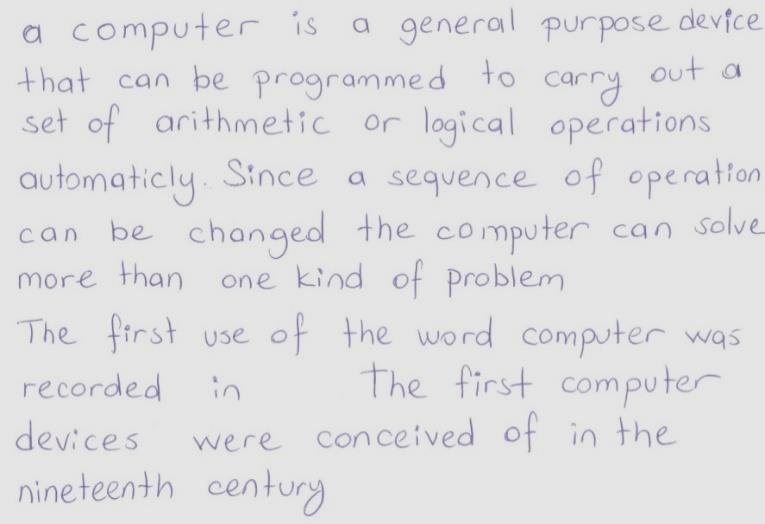
#> input picture Pictures/1.png, 765 x 524 px
$ python 'Image processing and OCR with pytesseract.py'
#> lines starting #> are read from the running program, lines starting #| are printed output that depends on the picture
import glob
from PIL import Image, ImageEnhance
import os
import pandas as pd
import pytesseract

def pre_process(image_path, binarization_shreshold):
#> called with image_path = 'Pictures/1.png', binarization_shreshold = 200
    image = Image.open(image_path)
#> image is the input picture: PIL image 765x524 RGB; mean R, G, B 224, 223.8, 225.2
    new_folder = image_path.strip('.'+image_path.split('.')[-1])
    os.makedirs(new_folder, exist_ok='True')

    enhancer = ImageEnhance.Brightness(image)
    image = enhancer.enhance(1.1)
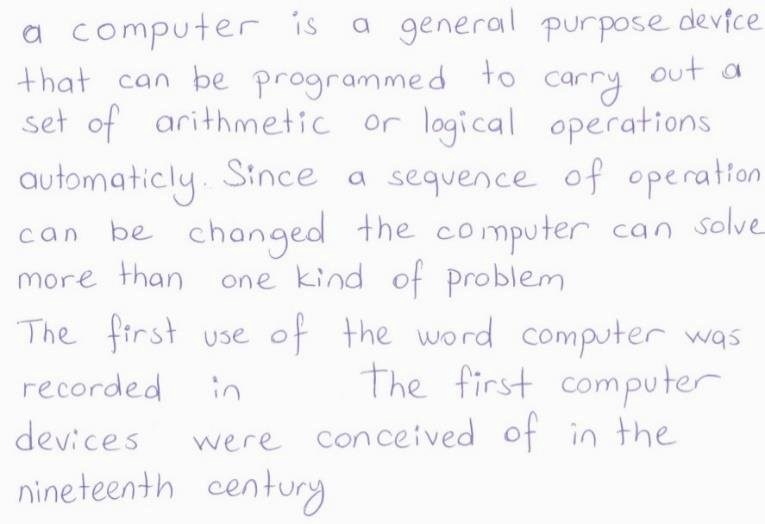
#> image: PIL image 765x524 RGB; mean R, G, B 245.7, 245.4, 246.8
    image.save(new_folder+'/1_Brightness enhanced image.png')

    enhancer = ImageEnhance.Contrast(image)
    image = enhancer.enhance(1.1)
    image.save(new_folder+'/2_Contrast enhanced image.png')

    enhancer = ImageEnhance.Sharpness(image)
    image = enhancer.enhance(1.1)
    image.save(new_folder+'/3_Sharpness enhanced image.png')

    image = image.convert("L")
#> image: PIL image 765x524 L
    image.save(new_folder+'/4_Greyscale image.png')

    table = []
    for i  in range(256):
        if i < binarization_shreshold:
            table.append(0)
        else:
            table.append(1)
    image = image.point(table,"1")
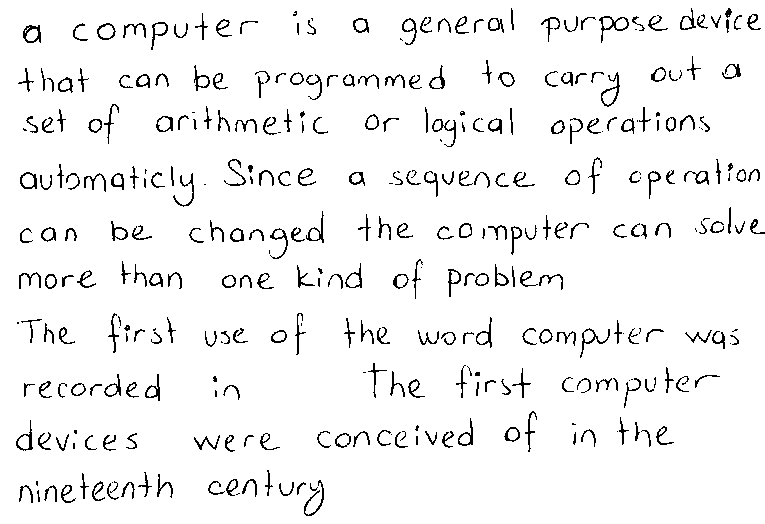
#> image: PIL image 765x524 1; 95% white; black in thin lines or dots
    image.save(new_folder+'/5_Binarized image.png')

    return image

pytesseract.pytesseract.tesseract_cmd = r'C:\Program Files\Tesseract-OCR\tesseract.exe'

script_path = os.path.abspath(__file__)
script_directory = os.path.dirname(script_path)
path = script_directory+'/Pictures\*.*'
filenames = []
image_formats = []
texts = []
for file in glob.glob(path):
    filename = file.split('\\')[-1].split('.')[0]
    image_format = file.split('\\')[-1].split('.')[1]
    try:
        image = pre_process(file, 200)
#> (the run stopped early here; a loop or call above may not have finished)
